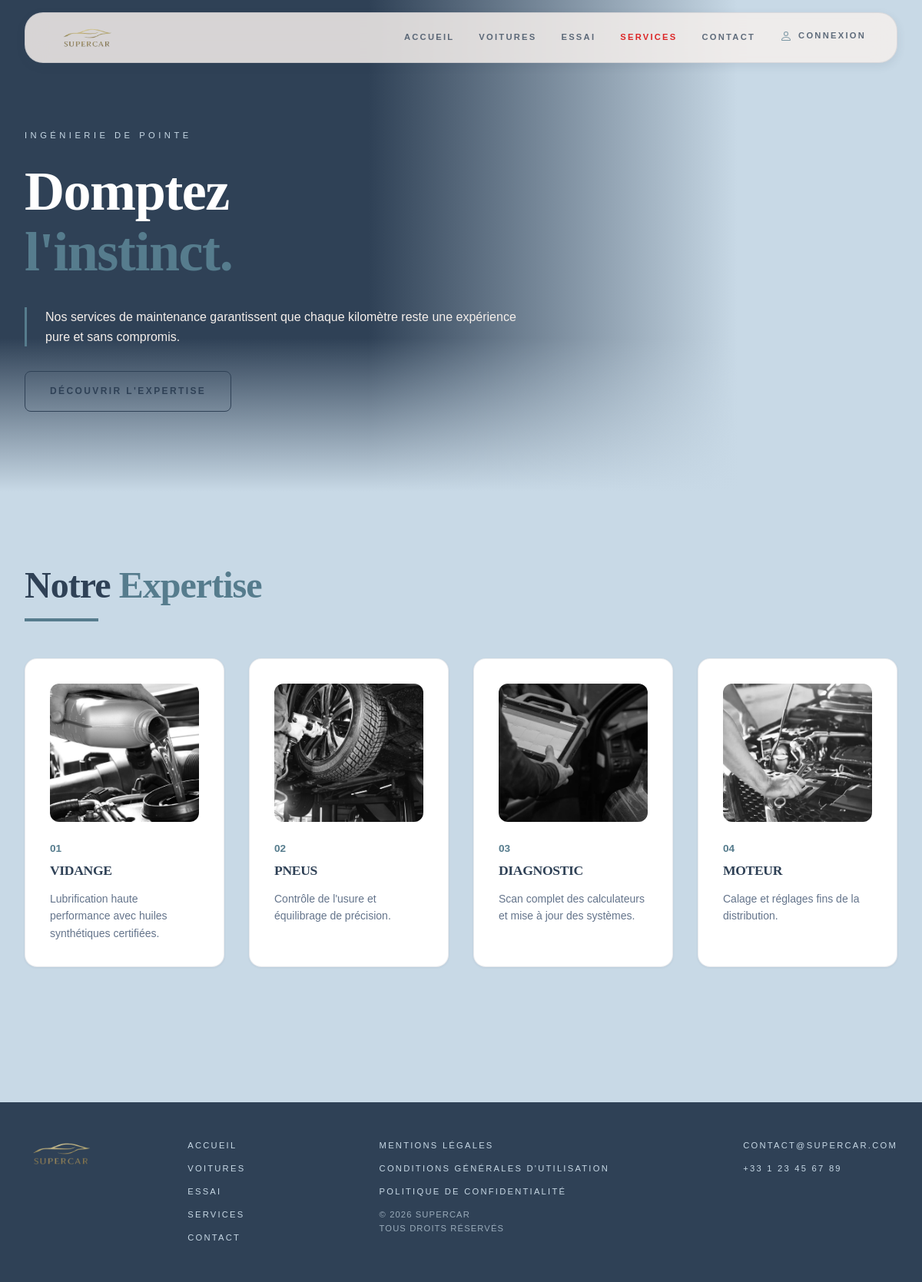
Screenshot of /client/services.php with the database file from the repository.
### tables this page shows
CREATE TABLE services_content (
    element_id  VARCHAR(50) PRIMARY KEY,
    content     TEXT
);

### config.php (called while the page is built, shortened)
<?php
$host     = 'localhost';
$dbname   = 'supercar';
$username = 'root';
$password = '';
try {
    $db = new PDO(
        "mysql:host=$host;dbname=$dbname;charset=utf8mb4",
        $username,
        $password,
        [
            PDO::ATTR_ERRMODE            => PDO::ERRMODE_EXCEPTION,
            PDO::ATTR_DEFAULT_FETCH_MODE => PDO::FETCH_ASSOC,
            PDO::ATTR_EMULATE_PREPARES   => false,
        ]
    );
} catch (PDOException $e) {
    error_log("[SuperCar] Erreur BDD : " . $e->getMessage());
    die("Plateforme momentanément indisponible. Veuillez réessayer plus tard.");
}
function getContent(string $element_id): string {
    global $db;
    try {
        $stmt = $db->prepare("SELECT content FROM home_content WHERE element_id = ?");
        $stmt->execute([$element_id]);
        $row = $stmt->fetch();
        $stmt = $db->prepare("SELECT content FROM services_content WHERE element_id = ?");
        $stmt->execute([$element_id]);
        $row = $stmt->fetch();
        if ($row) return (string) $row['content'];
        return "Texte [$element_id] manquant en BDD";
    } catch (Exception $e) {
        error_log("[SuperCar] getContent : " . $e->getMessage());
        return MSG_ERREUR;
    }
}
?>

### client/services.php (the view, shortened to what this page needs)
<?php
require_once '../config.php';
$services = [];
for ($i = 1; $i <= 4; $i++) {
    $services[$i] = [
        'img'   => getContent("service_{$i}_img"),
        'title' => getContent("service_{$i}_title"),
        'text'  => getContent("service_{$i}_text"),
    ];
}
$heroTitle = getContent('serv_hero_title') ?: 'Domptez <span class="title-accent">l\'instinct.</span>';
$heroDesc  = getContent('serv_hero_desc')  ?: 'Nos services de maintenance garantissent que chaque kilomètre reste une expérience pure et sans compromis.';
?>
<!DOCTYPE html>
<html lang="fr">
<head>
    <link rel="stylesheet" href="../style.css">
</head>
<body class="bg">
    <?php include 'composants_client/navbar.php'; ?>
    <section class="hero" style="min-height: 80vh;">
        <div class="hero-content">
            <p class="hero-subtitle">Ingénierie de pointe</p>
            <h1><?= $heroTitle ?></h1>
            <p class="hero-desc" style="max-width:650px;"><?= $heroDesc ?></p>
            <a href="#services-list" class="btn btn-outline">Découvrir l'expertise</a>
        </div>
        <div class="hero-bg">
            <img src="<?= ASSETS_URL ?>/hero/connexionimg.jpg" alt="Garage">
            <div class="hero-overlay"></div>
        </div>
    </section>
    <section id="services-list" class="section">
        <div class="container">
            <div class="mb-3">
                <h2>Notre <span class="title-accent">Expertise</span></h2>
                <div style="width:6rem; height:4px; background:var(--crimson); margin-top:1rem;"></div>
            </div>
            <div class="grid grid-4">
                <?php for ($i = 1; $i <= 4; $i++): ?>
                <div class="service-card">
                    <img src="<?= ASSETS_URL ?>/services/<?= htmlspecialchars($services[$i]['img']) ?>"
                         alt="<?= htmlspecialchars($services[$i]['title']) ?>"
                         class="service-img">
                    <span class="service-num">0<?= $i ?></span>
                    <h3><?= htmlspecialchars($services[$i]['title']) ?></h3>
                    <p><?= htmlspecialchars($services[$i]['text']) ?></p>
                </div>
                <?php endfor; ?>
            </div>
        </div>
    </section>
    <?php include 'composants_client/footer.php'; ?>

### rows the page displays
services_content: content "Domptez l'instinct."
services_content: content "Nos services de maintenance garantissent que chaque kilomètre reste une expérience pure et sans compromis."

### other values shown
$services[$i]['title'] "VIDANGE"
$services[$i]['text'] "Lubrification haute performance avec huiles synthétiques certifiées."
$services[$i]['title'] "PNEUS"
$services[$i]['text'] "Contrôle de l'usure et équilibrage de précision."
$services[$i]['title'] "DIAGNOSTIC"
$services[$i]['text'] "Scan complet des calculateurs et mise à jour des systèmes."
$services[$i]['title'] "MOTEUR"
$services[$i]['text'] "Calage et réglages fins de la distribution."
getContact('email_contact') "CONTACT@SUPERCAR.COM"
getContact('tel_contact') "+33 1 23 45 67 89"
